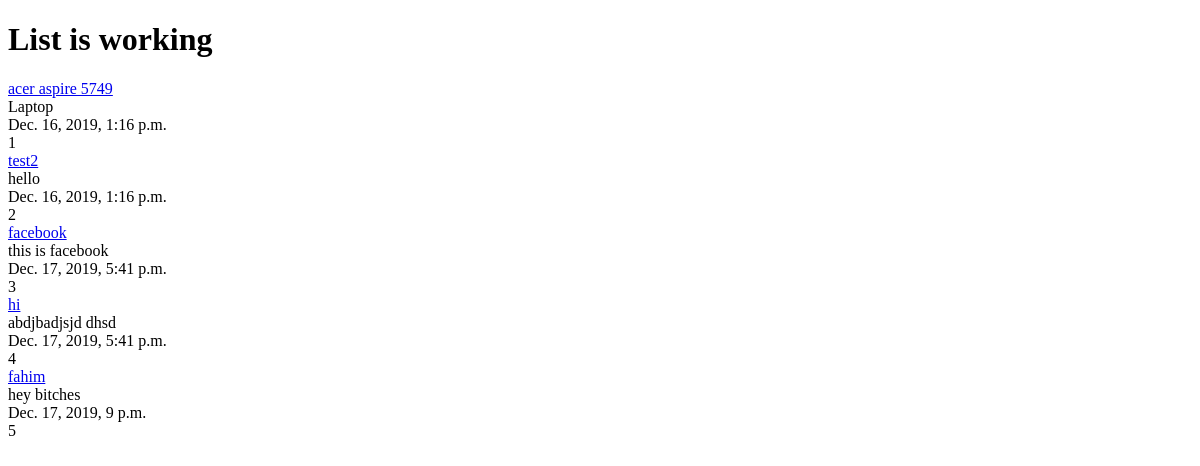
The app's page /posts/, older data.
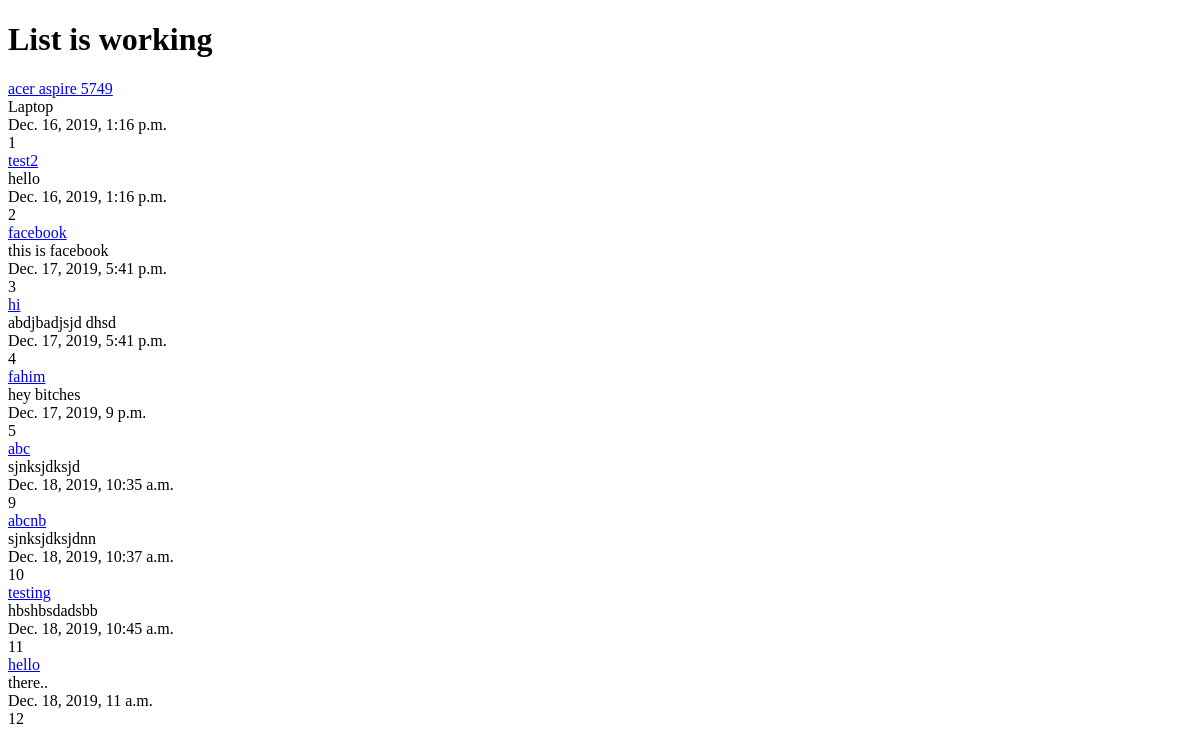
The same page, newer data.
### posts/models.py (models this page shows, shortened)
class Post(models.Model):
    title = models.CharField(max_length=120)
    content = models.TextField()
    updated = models.DateTimeField(auto_now=True, auto_now_add=False)
    time_stamp = models.DateTimeField(auto_now=False, auto_now_add=True)
    def get_absolute_url(self):
        return "/posts/%s/" %(self.id)

### posts/views.py (the view)
# urls.py: path('', views.posts_list, name='list'),
def posts_list(request):
    queryset = Post.objects.all()
    context = {
        "object_list": queryset,
        "title": "List",
    }
    return render(request, 'posts/index.html', context)

### posts/templates/posts/index.html (shortened to what this page needs)
{% extends 'posts/post_base.html' %}
{% load static %}
{% block content %}
    <h1>{{ title }} is working</h1>
    {% for object in object_list %}
        <a href='{{ object.get_absolute_url }}'>{{ object.title }}</a><br/>
        {{ object.content }}<br/>
        {{ object.time_stamp }}<br/>
        {{ object.id }}<br/>
    {% endfor %}
{% endblock content %}

Row changes from the older to the newer data that the page shows:
added Post: title "abc", content "sjnksjdksjd", time_stamp "Dec. 18, 2019, 10:35 a.m.", id "9"
added Post: title "abcnb", content "sjnksjdksjdnn", time_stamp "Dec. 18, 2019, 10:37 a.m.", id "10"
added Post: title "testing", content "hbshbsdadsbb", time_stamp "Dec. 18, 2019, 10:45 a.m.", id "11"
added Post: title "hello", content "there..", time_stamp "Dec. 18, 2019, 11 a.m.", id "12"
